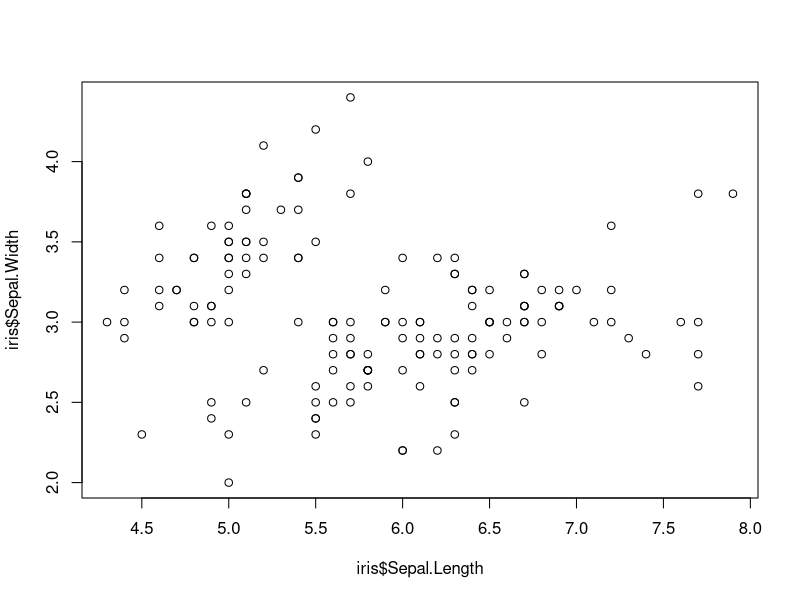
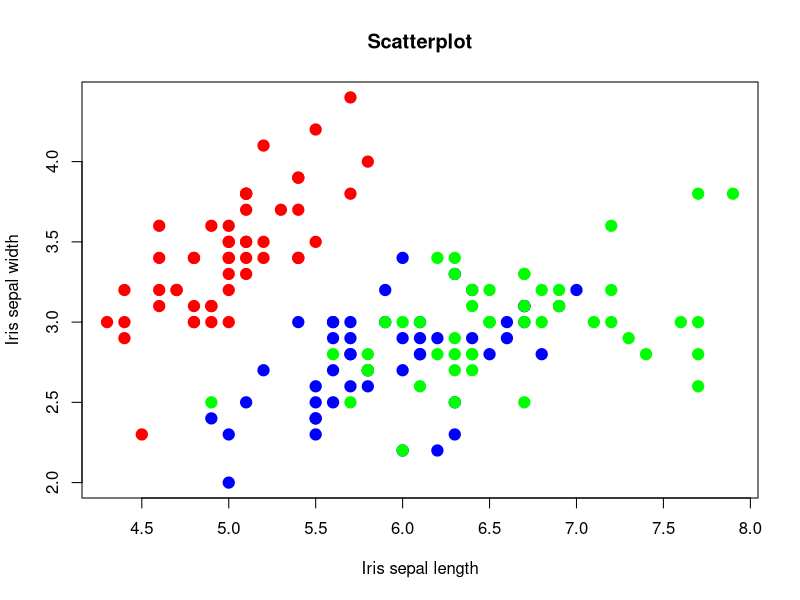
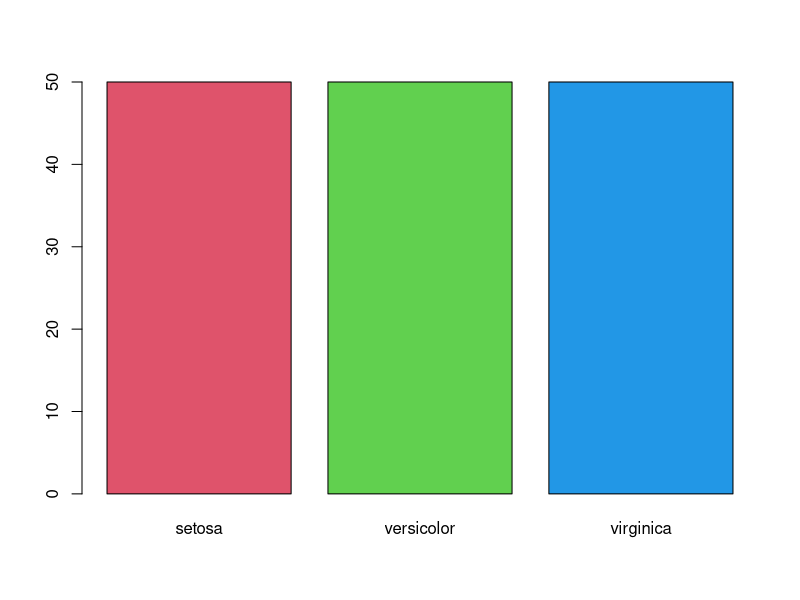
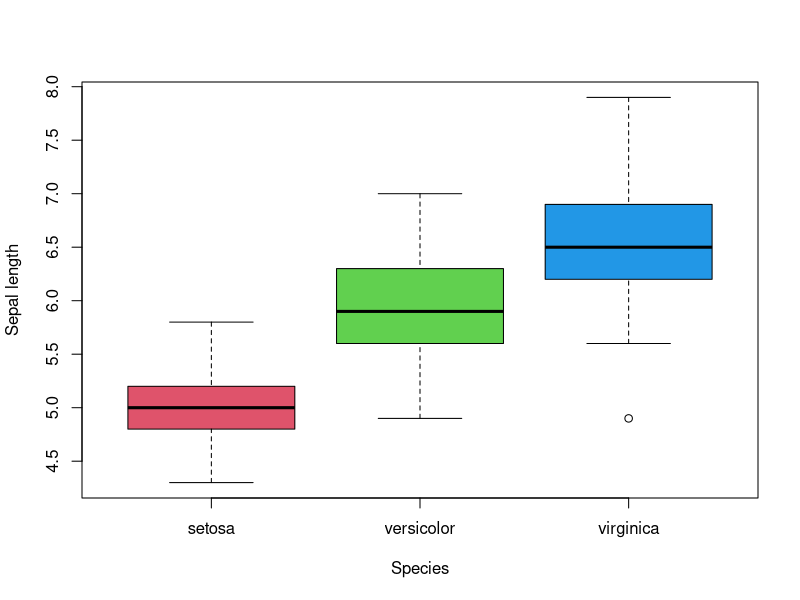
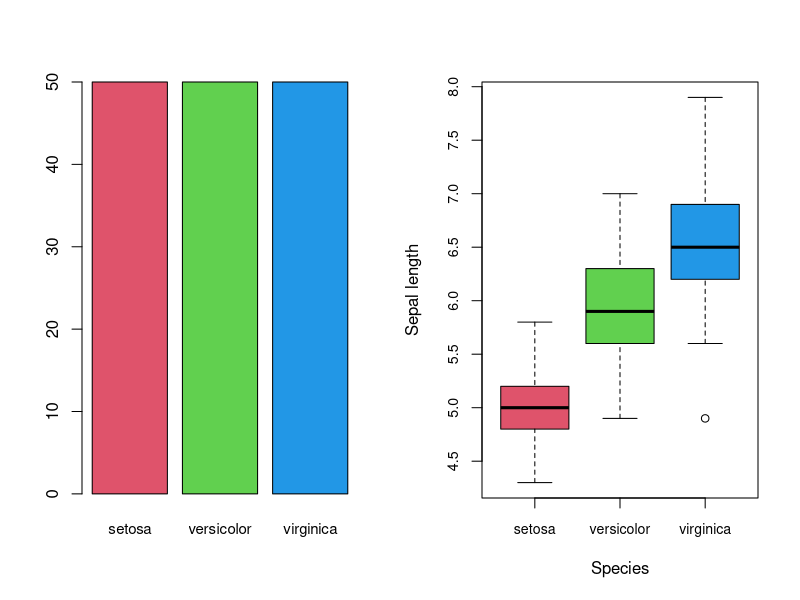

Reproduce these figures in R, in order.
## ---- chunk 1
options(htmltools.dir.version = FALSE, width=80)
knitr::opts_chunk$set(warning = FALSE, 
                      message = FALSE, 
                      cache=FALSE,
                      comment="", 
                      prompt=TRUE,
                      include=FALSE,
                      echo=FALSE,
                      fig.path = "img/")

## from http://yihui.name/knitr/hooks#chunk_hooks
knitr::knit_hooks$set(small.mar=function(before, options, envir) {
                                              if (before) par(mar=c(4, 5, 1, 1)) ## smaller margin on top and right
})
## ---- chunk 2
head(iris)
levels(iris$Species)

## Long way
means_all <- c()
for (i in levels(iris$Species)) {
  mask <- iris$Species == i
  sepal_lengths <- iris$Sepal.Length[mask]
  mean <- mean(sepal_lengths)
  means_all <- c(means_all, mean)
}
names(means_all) <- levels(iris$Species)
means_all

## Short way
sepal_list <- split(iris$Sepal.Length, iris$Species)
sapply(sepal_list, mean)
## ---- chunk 3
numbers <- round(runif(15, min=0, max=50))
numbers
sort(numbers, decreasing=FALSE)
order(numbers, decreasing=FALSE)
## ---- chunk 4
data_1 <- data.frame(x1 = c(7, 3, 2, 9, 0),
                     x2 = c(4, 4, 1, 1, 8),
                     x3 = c(5, 3, 9, 2, 4))
data_2 <- data.frame(z1 = c(1, 5, 9, 4, 0),
                     z2 = c(0, 9, 8, 1, 6))
cbind(data_1, data_2)

data_3 <- data.frame(x1 = c(3, 1),
                     x2 = c(5, 8),
                     x3 = c(1, 6))
rbind(data_1, data_3)
## ---- chunk 5
genes1 <- c("SOCS1", "SOCS2", "IRF1", "IRF2", "STAT1", "STAT2")
genes2 <- c("IRF4", "SOCS1", "STAT2", "IRF1")
match(genes1, genes2)
## ---- chunk 6
cases <- data.frame(month=c("Apr", "May", "Jun"),
                    cases=c(500, 200, 300))
deaths <- data.frame(date=c("Apr", "Jun", "Jul"),
                     deats=c(30, 10, 20))

cases
deaths

merge(cases, deaths, by.x="month", by.y="date")
## ---- chunk 7
merge(cases, deaths, by.x="month", by.y="date", all=FALSE)
## ---- chunk 8
merge(cases, deaths, by.x="month", by.y="date", all=TRUE)
## ---- chunk 9
merge(cases, deaths, by.x="month", by.y="date", all.x=TRUE)
## ---- chunk 10
merge(cases, deaths, by.x="month", by.y="date", all.y=TRUE)
## ---- chunk 11
plot(x=iris$Sepal.Length, y=iris$Sepal.Width, type="p")
## ---- chunk 12
plot(x=iris$Sepal.Length, y=iris$Sepal.Width, type="p", 
     xlab = "Iris sepal length", ylab = "Iris sepal width",
     main = "Scatterplot",
     pch = 19, cex = 1.5,
     col=c("red", "blue", "green")[iris$Species]) # Only works when the variable is a FACTOR
## ---- chunk 13
barplot(table(iris$Species), col=2:4)
## ---- chunk 14
boxplot(iris$Sepal.Length ~ iris$Species, col=2:4, xlab = "Species", ylab = "Sepal length")
## ---- chunk 15
par(mfrow=c(1,2))
barplot(table(iris$Species), col=2:4, cex.names=.9)
boxplot(iris$Sepal.Length ~ iris$Species, col=2:4, xlab = "Species", ylab = "Sepal length", cex.axis=.85)
## ---- chunk 16
knitr::include_graphics("https://d33wubrfki0l68.cloudfront.net/2c6239d311be6d037c251c71c3902792f8c4ddd2/12f67/css/images/hex/ggplot2.png")
## ---- chunk 17
knitr::include_graphics("https://d33wubrfki0l68.cloudfront.net/621a9c8c5d7b47c4b6d72e8f01f28d14310e8370/193fc/css/images/hex/dplyr.png")
## ---- chunk 18
knitr::include_graphics("https://d33wubrfki0l68.cloudfront.net/476fa4025501dcec05be08248b32d390dd2337d5/574c6/css/images/hex/tidyr.png")
